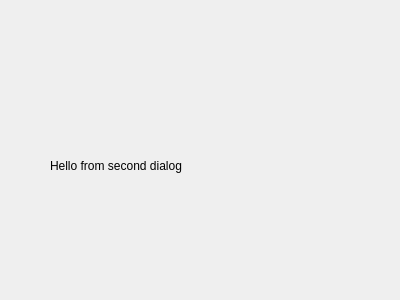
<?xml version="1.0" encoding="UTF-8"?>
<ui version="4.0">
 <class>SecDialog</class>
 <widget class="QDialog" name="SecDialog">
  <property name="geometry">
   <rect>
    <x>0</x>
    <y>0</y>
    <width>400</width>
    <height>300</height>
   </rect>
  </property>
  <property name="windowTitle">
   <string>Dialog</string>
  </property>
  <widget class="QLabel" name="label">
   <property name="geometry">
    <rect>
     <x>50</x>
     <y>140</y>
     <width>261</width>
     <height>51</height>
    </rect>
   </property>
   <property name="text">
    <string>Hello from second dialog</string>
   </property>
  </widget>
 </widget>
 <resources/>
 <connections/>
</ui>
